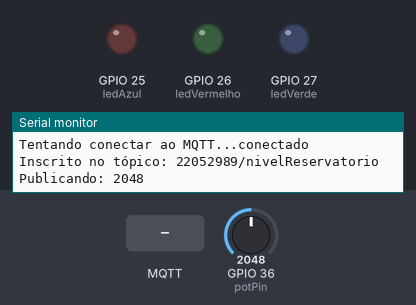
The sketch below on a simulated ESP32. Parts: output pins drawn as LEDs (lit = HIGH), the last lines printed to the serial monitor. Inputs (shaded band) come from the test bench; at power-on: GPIO 36 (potPin) = 2048. WiFi joins after 1.5 s; servers stay silent unless stated; no MQTT or app messages arrive unless stated.

Above: at 2.7 s.
2.8 s: MQTT message "1" arrives on the first subscribed topic
At 4.7 s:
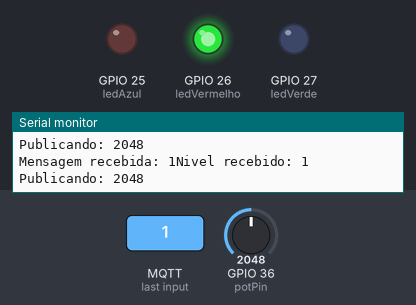
5.0 s: MQTT message "2" arrives on the first subscribed topic
At 6.3 s:
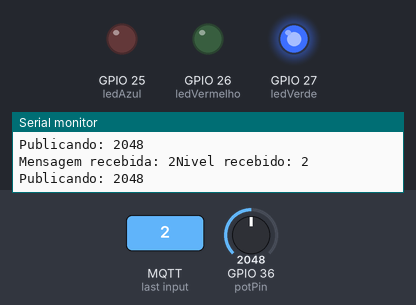
7.0 s: MQTT message "3" arrives on the first subscribed topic
At 9.0 s:
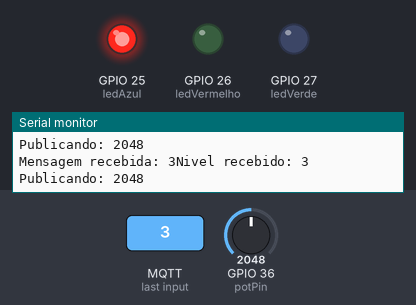
Timing chart, 0 to 10.5 s (numbered marks = the images above; inputs shaded):
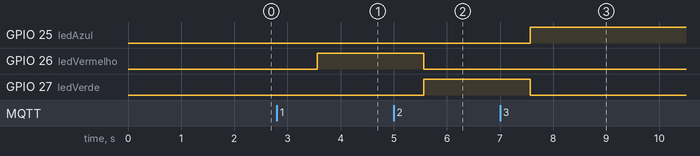

Measured:
- after the input at 2.8 s, GPIO 26 (ledVermelho): LOW → HIGH after 0.77 s
- after the input at 5.0 s, GPIO 26 (ledVermelho): HIGH → LOW after 0.57 s; GPIO 27 (ledVerde): LOW → HIGH after 0.57 s
- after the input at 7.0 s, GPIO 25 (ledAzul): LOW → HIGH after 0.57 s; GPIO 27 (ledVerde): HIGH → LOW after 0.57 s

The sketch:

sketch.ino
```cpp
#include <WiFi.h>
#include <PubSubClient.h>

// Configurações WiFi
const char* ssid = "WP3-CETELI-2-IA";           // Substitua pelo seu SSID
const char* password = "RioNhamunda";      // Substitua pela sua senha

// Configurações MQTT
const char* mqtt_server = "test.mosquitto.org";
const char* mqtt_topic_reservatorio = "22052989/reservatorio";
const char* mqtt_topic_nivelReservatorio = "22052989/nivelReservatorio";

WiFiClient espClient;
PubSubClient client(espClient);

const int potPin = 36;  // Pin do potenciômetro
const int ledVermelho = 26;
const int ledVerde = 27;
const int ledAzul = 25;

void setup() {
  Serial.begin(115200);
  setup_wifi();
  client.setServer(mqtt_server, 1883);
  client.setCallback(callback);
  pinMode(ledVermelho, OUTPUT);
  pinMode(ledVerde, OUTPUT);
  pinMode(ledAzul, OUTPUT);
}

void setup_wifi() {
  delay(10);
  Serial.println();
  Serial.print("Conectando a ");
  Serial.println(ssid);

  WiFi.begin(ssid, password);

  while (WiFi.status() != WL_CONNECTED) {
    delay(500);
    Serial.print(".");
  }

  Serial.println("");
  Serial.println("WiFi conectado");
  Serial.println("Endereço IP: ");
  Serial.println(WiFi.localIP());
}

void callback(char* topic, byte* payload, unsigned int length) {
  String incoming = "";
  for (int i = 0; i < length; i++) {
    incoming += (char)payload[i];
  }
  Serial.print("Mensagem recebida: " + incoming);
  int nivel = incoming.toInt();
  Serial.print("Nivel recebido: ");
  Serial.println(nivel);
  if (nivel == 1) {
    digitalWrite(ledVermelho, HIGH);
    digitalWrite(ledVerde, LOW);
    digitalWrite(ledAzul, LOW);
  } else if (nivel == 2) {
    digitalWrite(ledVermelho, LOW);
    digitalWrite(ledVerde, HIGH);
    digitalWrite(ledAzul, LOW);
  } else if (nivel == 3) {
    digitalWrite(ledVermelho, LOW);
    digitalWrite(ledVerde, LOW);
    digitalWrite(ledAzul, HIGH);
  }
}

void reconnect() {
  while (!client.connected()) {
    Serial.print("Tentando conectar ao MQTT...");
    if (client.connect("ESP32Client")) {
      Serial.println("conectado");
      client.subscribe(mqtt_topic_nivelReservatorio);
      Serial.print("Inscrito no tópico: ");
      Serial.println(mqtt_topic_nivelReservatorio);
    } else {
      Serial.print("falha, rc=");
      Serial.print(client.state());
      Serial.println(" tentando novamente em 5 segundos");
      delay(5000);
    }
  }
}

void loop() {
  if (!client.connected()) {
    reconnect();
  }
  client.loop();

  int sensorValue = analogRead(potPin);
  float levelPercent = sensorValue / 4095.0 * 100;
  char msg[50];
  snprintf(msg, 50, "%d", sensorValue);
  Serial.print("Publicando: ");
  Serial.println(msg);
  client.publish(mqtt_topic_reservatorio, msg);

  delay(2000); // Aguarda 2 segundos antes da próxima leitura
}
```
